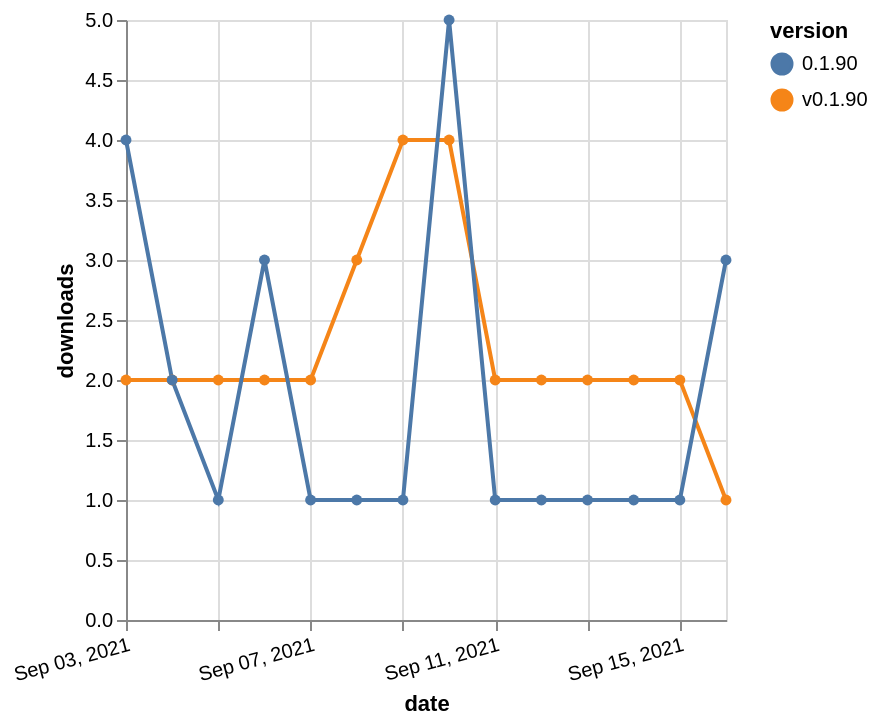

Write the Vega-Lite specification saved for this chart.
### Vega-Lite specification from a JSON file in a GitHub repository (floating-point values rounded to 4 significant figures)
{"$schema": "https://vega.github.io/schema/vega-lite/v5.json", "description": "A simple bar chart with embedded data.", "data": {"values": [{"date": "2021-09-03", "total": 2647, "delta": 2, "version": "v0.1.90"}, {"date": "2021-09-04", "total": 2649, "delta": 2, "version": "v0.1.90"}, {"date": "2021-09-05", "total": 2651, "delta": 2, "version": "v0.1.90"}, {"date": "2021-09-06", "total": 2653, "delta": 2, "version": "v0.1.90"}, {"date": "2021-09-07", "total": 2655, "delta": 2, "version": "v0.1.90"}, {"date": "2021-09-08", "total": 2658, "delta": 3, "version": "v0.1.90"}, {"date": "2021-09-09", "total": 2662, "delta": 4, "version": "v0.1.90"}, {"date": "2021-09-10", "total": 2666, "delta": 4, "version": "v0.1.90"}, {"date": "2021-09-11", "total": 2668, "delta": 2, "version": "v0.1.90"}, {"date": "2021-09-12", "total": 2670, "delta": 2, "version": "v0.1.90"}, {"date": "2021-09-13", "total": 2672, "delta": 2, "version": "v0.1.90"}, {"date": "2021-09-14", "total": 2674, "delta": 2, "version": "v0.1.90"}, {"date": "2021-09-15", "total": 2676, "delta": 2, "version": "v0.1.90"}, {"date": "2021-09-16", "total": 2677, "delta": 1, "version": "v0.1.90"}, {"date": "2021-09-03", "total": 517, "delta": 4, "version": "0.1.90"}, {"date": "2021-09-04", "total": 519, "delta": 2, "version": "0.1.90"}, {"date": "2021-09-05", "total": 520, "delta": 1, "version": "0.1.90"}, {"date": "2021-09-06", "total": 523, "delta": 3, "version": "0.1.90"}, {"date": "2021-09-07", "total": 524, "delta": 1, "version": "0.1.90"}, {"date": "2021-09-08", "total": 525, "delta": 1, "version": "0.1.90"}, {"date": "2021-09-09", "total": 526, "delta": 1, "version": "0.1.90"}, {"date": "2021-09-10", "total": 531, "delta": 5, "version": "0.1.90"}, {"date": "2021-09-11", "total": 532, "delta": 1, "version": "0.1.90"}, {"date": "2021-09-12", "total": 533, "delta": 1, "version": "0.1.90"}, {"date": "2021-09-13", "total": 534, "delta": 1, "version": "0.1.90"}, {"date": "2021-09-14", "total": 535, "delta": 1, "version": "0.1.90"}, {"date": "2021-09-15", "total": 536, "delta": 1, "version": "0.1.90"}, {"date": "2021-09-16", "total": 539, "delta": 3, "version": "0.1.90"}]}, "width": "container", "mark": {"type": "line", "point": {"filled": true}}, "encoding": {"x": {"field": "date", "type": "temporal", "timeUnit": "yearmonthdate", "title": "date", "axis": {"labelAngle": -15}}, "y": {"field": "delta", "type": "quantitative", "title": "downloads"}, "color": {"field": "version", "type": "nominal"}, "tooltip": {"field": "delta"}}}
